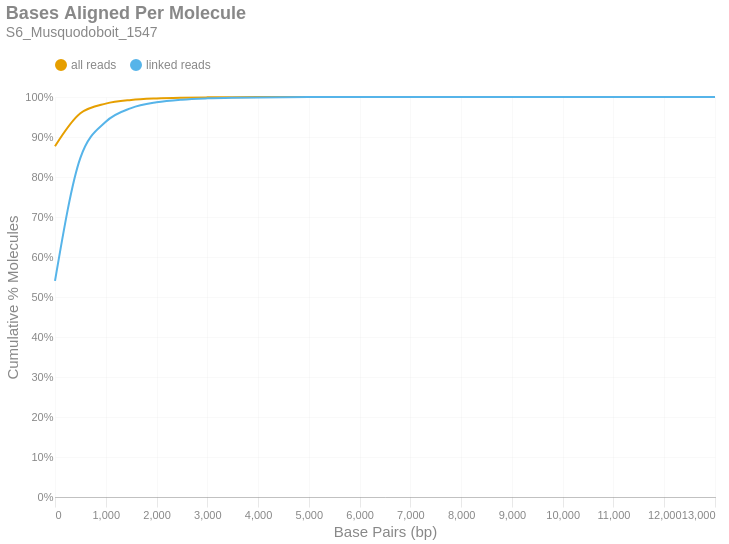

Notebook code cell kept with this figure:
### Markdown cell above
### Bases Aligned Per Molecule
This is a cumulative frequency distribution showing the number of base pairs aligned per unique molecule. These data are shown in 500 bp bins. There are two distributions: one with `all reads` (yellow) and another with only `linked reads` (blue). The percent of molecules in the `linked reads` distribution is relative to the total number of linked molecules.

### Code cell
if SKIPLR:
    print_html(f"Skipped")
else:
    binned_df = consolidated_hist(valids['aligned_bp'], mask, 500, True)
    with SafeRender(binned_df):
        (
            density_plot(binned_df, 'Bases Aligned Per Molecule', samplename, 'basesper')
            .encode(
                x=alt.X('bin:Q', title="Base Pairs (bp)").axis(tickMinStep=500).scale(padding=0),
                y=alt.Y('value:Q', title='Cumulative % Molecules')
                    .axis(format='%')
                    .scale(domain = [0,1])
                    .stack(False),
                color=alt.Color("key:N").scale(domain = ["all reads", "linked reads"]),
                tooltip = [
                    alt.Tooltip("key:N", title = "Data Type"),
                    alt.Tooltip("range_label:N", title="Bases Aligned Per Molecule"),
                    alt.Tooltip("value:Q", format = ".2%", title="% Molecules (Cum.)")
                ]
            )
        ).display()

### Figure 1 — Vega-Lite specification as saved in the notebook (floating-point values rounded to 4 significant figures)
{"width": "container", "height": 400, "config": {"title": {"anchor": "start", "dy": -15, "fontSize": 18, "color": "#888888", "subtitleColor": "#888888", "subtitleFontSize": 14}, "arc": {"fill": "#0072B2"}, "axis": {"domainColor": "#888888", "domainWidth": 0.5, "gridWidth": 0.2, "grid": false, "titleFontWeight": 400, "titleFontSize": 15, "labelFontSize": 11, "labelColor": "#888888", "tickColor": "#888888", "tickWidth": 0.2, "titleColor": "#888888"}, "axisBand": {"grid": false}, "axisX": {"grid": true, "tickSize": 10, "domainCap": "round"}, "axisY": {"domain": false, "grid": true, "tickSize": 0, "domainCap": "round"}, "background": "transparent", "header": {"labelFontSize": 15, "labelColor": "#888888", "titleFontSize": 15, "titleFontWeight": 600, "titleColor": "#888888"}, "legend": {"labelFont": "sans-serif", "labelFontSize": 12, "labelColor": "#888888", "symbolSize": 100, "symbolType": "circle", "titleFontSize": 12, "titlePadding": 10, "titleColor": "#888888", "title": null, "orient": "top"}, "range": {"category": ["#E69F00", "#56B4E9", "#009E73", "#F0E442", "#0072B2", "#D55E00", "#CC79A7", "#000000"], "diverging": ["#cfe8f3", "#a2d4ec", "#73bfe2", "#46abdb", "#1696d2", "#12719e"]}, "area": {"fill": "#0072B2", "fillOpacity": 0.7, "line": true, "strokeOpacity": 0.7}, "line": {"color": "#0072B2", "stroke": "#0072B2", "strokeWidth": 2}, "trail": {"color": "#0072B2", "stroke": "#0072B2", "strokeWidth": 0, "size": 1}, "point": {"filled": true, "fillOpacity": 1.0, "size": 95}, "text": {"color": "#888888", "fontSize": 11, "align": "right", "fontWeight": 400, "size": 11}, "bar": {"fill": "#0072B2", "stroke": null}, "view": {"stroke": null, "continuousWidth": 660, "continuousHeight": 400}}, "data": {"name": "data-6efdfdf9f552eea2e4eb183a51b38576"}, "mark": {"type": "line", "interpolate": "monotone", "point": {"opacity": 0, "size": 275}}, "encoding": {"color": {"field": "key", "scale": {"domain": ["all reads", "linked reads"]}, "type": "nominal"}, "tooltip": [{"field": "key", "title": "Data Type", "type": "nominal"}, {"field": "range_label", "title": "Bases Aligned Per Molecule", "type": "nominal"}, {"field": "value", "format": ".2%", "title": "% Molecules (Cum.)", "type": "quantitative"}], "x": {"axis": {"tickMinStep": 500}, "field": "bin", "scale": {"padding": 0}, "title": "Base Pairs (bp)", "type": "quantitative"}, "y": {"axis": {"format": "%"}, "field": "value", "scale": {"domain": [0, 1]}, "stack": false, "title": "Cumulative % Molecules", "type": "quantitative"}}, "params": [{"name": "param_c36ac31b6afebe62", "select": {"type": "point", "fields": ["key"]}, "bind": "legend"}], "title": {"text": "Bases Aligned Per Molecule", "subtitle": "S6_Musquodoboit_1547"}, "transform": [{"fold": ["all reads (cumsum)", "linked reads (cumsum)"]}, {"calculate": "replace(datum.key, ' (cumsum)', '')", "as": "key"}, {"filter": {"param": "param_c36ac31b6afebe62"}}], "usermeta": {"embedOptions": {"downloadFileName": "S6_Musquodoboit_1547.basesper"}}, "$schema": "https://vega.github.io/schema/vega-lite/v6.1.0.json", "datasets": {"data-6efdfdf9f552eea2e4eb183a51b38576": [{"bin": "0.0", "interval": "0.0-500.0", "all reads": 0.8769, "linked reads": 0.5402, "all reads (cumsum)": 0.8769, "linked reads (cumsum)": 0.5402, "range_label": "0-499"}, {"bin": "500.0", "interval": "500.0-1000.0", "all reads": 0.08242, "linked reads": 0.3075, "all reads (cumsum)": 0.9593, "linked reads (cumsum)": 0.8478, "range_label": "500-999"}, {"bin": "1000.0", "interval": "1000.0-1500.0", "all reads": 0.02412, "linked reads": 0.09015, "all reads (cumsum)": 0.9834, "linked reads (cumsum)": 0.9379, "range_label": "1000-1499"}, {"bin": "1500.0", "interval": "1500.0-2000.0", "all reads": 0.009181, "linked reads": 0.03432, "all reads (cumsum)": 0.9926, "linked reads (cumsum)": 0.9723, "range_label": "1500-1999"}, {"bin": "2000.0", "interval": "2000.0-2500.0", "all reads": 0.003855, "linked reads": 0.01441, "all reads (cumsum)": 0.9964, "linked reads (cumsum)": 0.9867, "range_label": "2000-2499"}, {"bin": "2500.0", "interval": "2500.0-3000.0", "all reads": 0.0018, "linked reads": 0.006728, "all reads (cumsum)": 0.9982, "linked reads (cumsum)": 0.9934, "range_label": "2500-2999"}, {"bin": "3000.0", "interval": "3000.0-3500.0", "all reads": 0.0008566, "linked reads": 0.003202, "all reads (cumsum)": 0.9991, "linked reads (cumsum)": 0.9966, "range_label": "3000-3499"}, {"bin": "3500.0", "interval": "3500.0-4000.0", "all reads": 0.00043, "linked reads": 0.001607, "all reads (cumsum)": 0.9995, "linked reads (cumsum)": 0.9982, "range_label": "3500-3999"}, {"bin": "4000.0", "interval": "4000.0-4500.0", "all reads": 0.000223, "linked reads": 0.0008336, "all reads (cumsum)": 0.9997, "linked reads (cumsum)": 0.999, "range_label": "4000-4499"}, {"bin": "4500.0", "interval": "4500.0-5000.0", "all reads": 0.0001143, "linked reads": 0.0004273, "all reads (cumsum)": 0.9999, "linked reads (cumsum)": 0.9995, "range_label": "4500-4999"}, {"bin": "5000.0", "interval": "5000.0-5500.0", "all reads": 6.292e-05, "linked reads": 0.0002352, "all reads (cumsum)": 0.9999, "linked reads (cumsum)": 0.9997, "range_label": "5000-5499"}, {"bin": "5500.0", "interval": "5500.0-6000.0", "all reads": 3.224e-05, "linked reads": 0.0001205, "all reads (cumsum)": 1.0, "linked reads (cumsum)": 0.9998, "range_label": "5500-5999"}, {"bin": "6000.0", "interval": "6000.0-6500.0", "all reads": 2e-05, "linked reads": 7.475e-05, "all reads (cumsum)": 1.0, "linked reads (cumsum)": 0.9999, "range_label": "6000-6499"}, {"bin": "6500.0", "interval": "6500.0-7000.0", "all reads": 1.162e-05, "linked reads": 4.344e-05, "all reads (cumsum)": 1.0, "linked reads (cumsum)": 0.9999, "range_label": "6500-6999"}, {"bin": "7000.0", "interval": "7000.0-7500.0", "all reads": 6.805e-06, "linked reads": 2.544e-05, "all reads (cumsum)": 1.0, "linked reads (cumsum)": 1.0, "range_label": "7000-7499"}, {"bin": "7500.0", "interval": "7500.0-8000.0", "all reads": 4.083e-06, "linked reads": 1.526e-05, "all reads (cumsum)": 1.0, "linked reads (cumsum)": 1.0, "range_label": "7500-7999"}, {"bin": "8000.0", "interval": "8000.0-8500.0", "all reads": 2.408e-06, "linked reads": 9.001e-06, "all reads (cumsum)": 1.0, "linked reads (cumsum)": 1.0, "range_label": "8000-8499"}, {"bin": "8500.0", "interval": "8500.0-9000.0", "all reads": 1.256e-06, "linked reads": 4.696e-06, "all reads (cumsum)": 1.0, "linked reads (cumsum)": 1.0, "range_label": "8500-8999"}, {"bin": "9000.0", "interval": "9000.0-9500.0", "all reads": 4.188e-07, "linked reads": 1.565e-06, "all reads (cumsum)": 1.0, "linked reads (cumsum)": 1.0, "range_label": "9000-9499"}, {"bin": "9500.0", "interval": "9500.0-10000.0", "all reads": 6.281e-07, "linked reads": 2.348e-06, "all reads (cumsum)": 1.0, "linked reads (cumsum)": 1.0, "range_label": "9500-9999"}, {"bin": "10000.0", "interval": "10000.0-10500.0", "all reads": 2.094e-07, "linked reads": 7.827e-07, "all reads (cumsum)": 1.0, "linked reads (cumsum)": 1.0, "range_label": "10000-10499"}, {"bin": "10500.0", "interval": "10500.0-11000.0", "all reads": 1.047e-07, "linked reads": 3.913e-07, "all reads (cumsum)": 1.0, "linked reads (cumsum)": 1.0, "range_label": "10500-10999"}, {"bin": "11000.0", "interval": "11000.0-11500.0", "all reads": 3.141e-07, "linked reads": 1.174e-06, "all reads (cumsum)": 1.0, "linked reads (cumsum)": 1.0, "range_label": "11000-11499"}, {"bin": "11500.0", "interval": "11500.0-12000.0", "all reads": 0.0, "linked reads": 0.0, "all reads (cumsum)": 1.0, "linked reads (cumsum)": 1.0, "range_label": "11500-11999"}, {"bin": "12000.0", "interval": "12000.0-12500.0", "all reads": 1.047e-07, "linked reads": 3.913e-07, "all reads (cumsum)": 1.0, "linked reads (cumsum)": 1.0, "range_label": "12000-12499"}, {"bin": "12500.0", "interval": "12500.0-13000.0", "all reads": 0.0, "linked reads": 0.0, "all reads (cumsum)": 1.0, "linked reads (cumsum)": 1.0, "range_label": "12500-12999"}, {"bin": "13000.0", "interval": "13000.0-13500.0", "all reads": 1.047e-07, "linked reads": 3.913e-07, "all reads (cumsum)": 1.0, "linked reads (cumsum)": 1.0, "range_label": "13000-13499"}]}}
